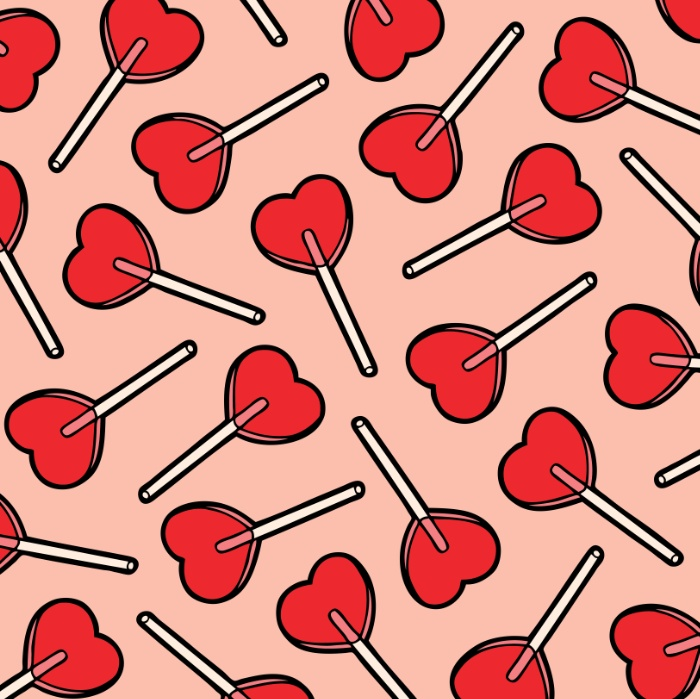
%> input picture samples/texture3.jpg, 700 x 699 px
$ octave image_quilting.m   (GNU Octave 9; MATLAB toolbox functions it lacks are replaced by stand-ins)
%> lines starting %> are read from the running program, lines starting %| are printed output that depends on the picture
### quilt_random.m
function outputTexture = quilt_random(sample, outsize, patchsize)
%> called with outsize = 700, patchsize = 150
%randomly samples square patches of size patchsize from sample in order to create an output image of size outsize.
%Start from the upper-left corner, and tile samples until the image is full.
%If the patches don't fit evenly into the output image, you can leave black borders at the edges.
%This is the simplest but least effective method. Save a result from a sample image to compare to the next two methods.

    [height, width, depth] = size(sample); %get the resolution of the sample texture image
%> height = 699; width = 700; depth = 3
    N = floor(outsize / patchsize);
    outputTexture = zeros(outsize, outsize, depth); %empty output texture to start with
    %outputTexture = zeros(patchsize, patchsize, 3);

    %%run a double for loop to fill the outputTexture canvas
    for i = 0 : 1: N
        for j = 0 : 1 : N
            %randomly select a patch from input texture
            %needs to select two values x, and y randomly as the most topleft pixel to
            %identify a unique patch (and remember x can't exceed the number of pixels veritically, which is
            %height, and height needs to minus size of patch. same for y, so y <= width - patchsize)
            x = randi(height - patchsize)-1;
            y = randi(width - patchsize)-1;
            %copy the patch over to the output texture canavs
            for a = 1 : 1 : patchsize
                for b = 1 : 1 :patchsize
%                     sample_value = zeros(3);
%                     sample_value = sample(x + a, y + b, :);
                    outputTexture(i*patchsize + a, j*patchsize + b, :) = sample(x + a, y + b, :);
                    %outputTexture(a, b, :) = sample(x + a, y + b, :);
                    %outputTexture(1,1,:) = sample(x+a, y+b, :);
                end
            end

        end
    end
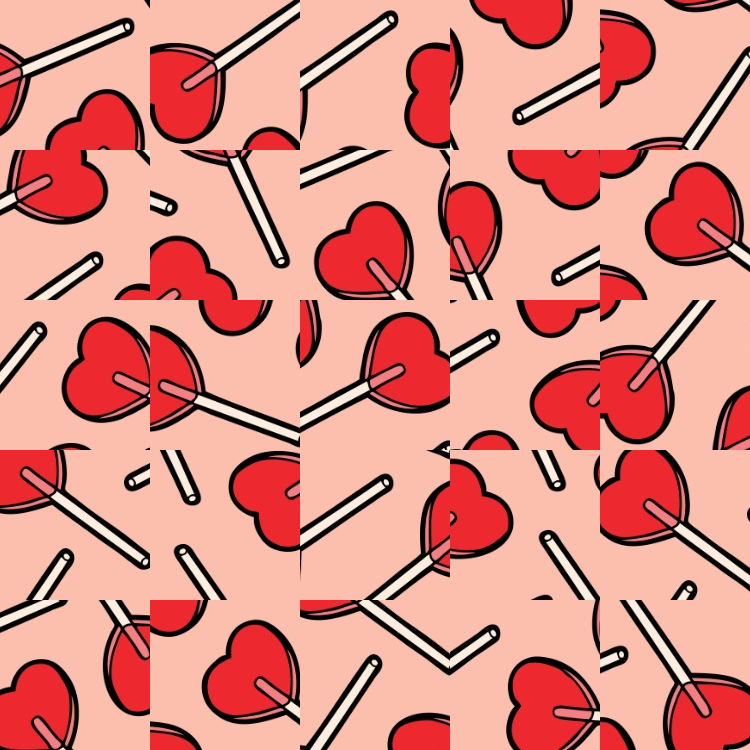
%> outputTexture: size 750x750x3 double; mean R, G, B 0.848, 0.539, 0.499
    %crop it to the output size
    outputTexture = outputTexture(1:outsize,1:outsize,:);
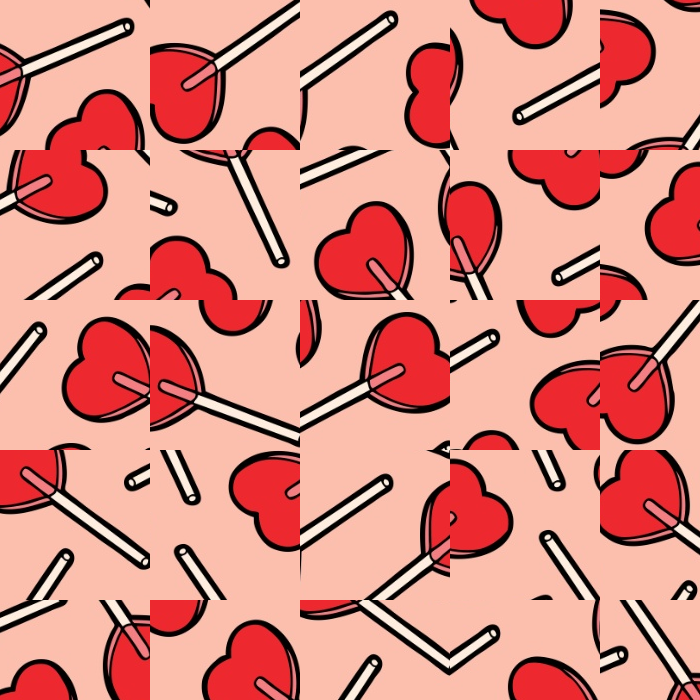
%> outputTexture: size 700x700x3 double; mean R, G, B 0.848, 0.542, 0.502

end

### image_quilting.m
clear; close all;


%why need to convert to double???? I get a white image if I don't, but
%why???rgb values are just integers, why need to convert to double??

inputTexture = im2single ( imread('./samples/texture3.jpg') );
figure(3), hold off, imshow(inputTexture);

output1 = quilt_random(inputTexture, 700, 150);
figure(4), hold off, imshow(output1);

%output2 = quilt_simple(inputTexture, 700, 91, 25, 0.2);
%figure(5), hold off, imshow(output2);

$ run again, with samples/texture1.jpg copied over samples/texture3.jpg
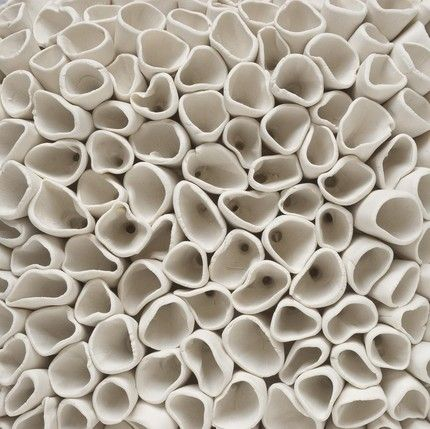
%> input picture samples/texture1.jpg, 430 x 429 px
%> after the loop in quilt_random, `for i = 0 : 1: N`:
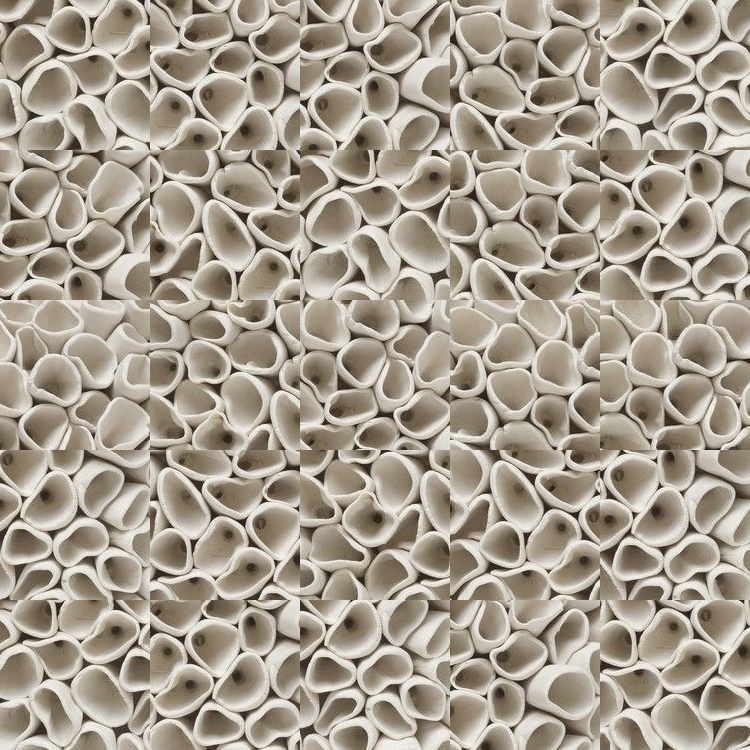
%> outputTexture: size 750x750x3 double; mean R, G, B 0.655, 0.618, 0.562
%> in quilt_random, `outputTexture = outputTexture(1:outsize,1:outsize,:);`:
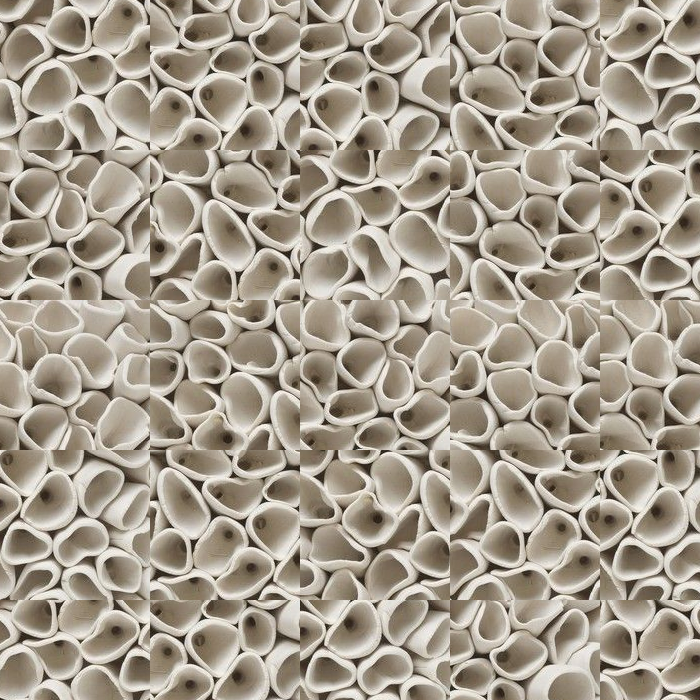
%> outputTexture: size 700x700x3 double; mean R, G, B 0.652, 0.614, 0.558

$ run again, with samples/texture2.jpg copied over samples/texture3.jpg
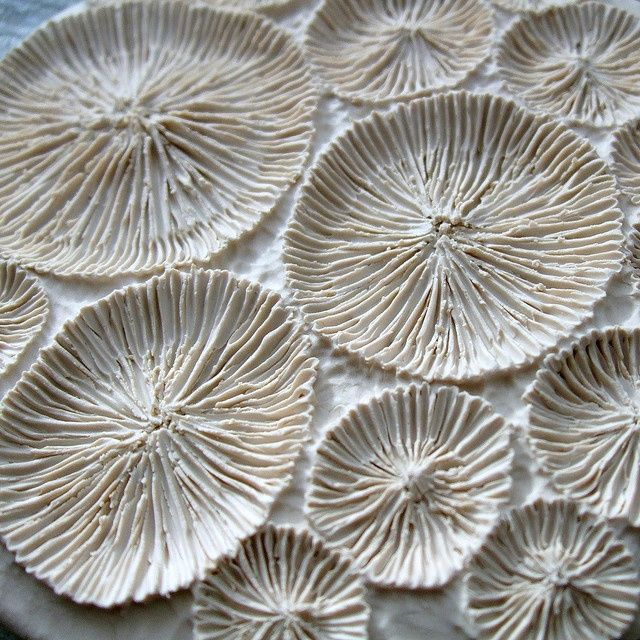
%> input picture samples/texture2.jpg, 640 x 640 px
%> after the loop in quilt_random, `for i = 0 : 1: N`:
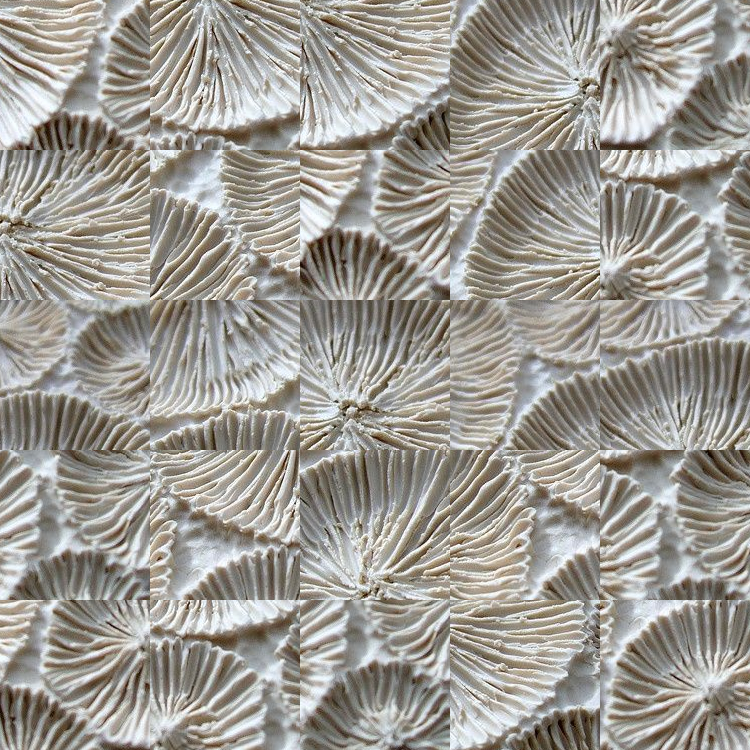
%> outputTexture: size 750x750x3 double; mean R, G, B 0.619, 0.605, 0.579
%> in quilt_random, `outputTexture = outputTexture(1:outsize,1:outsize,:);`:
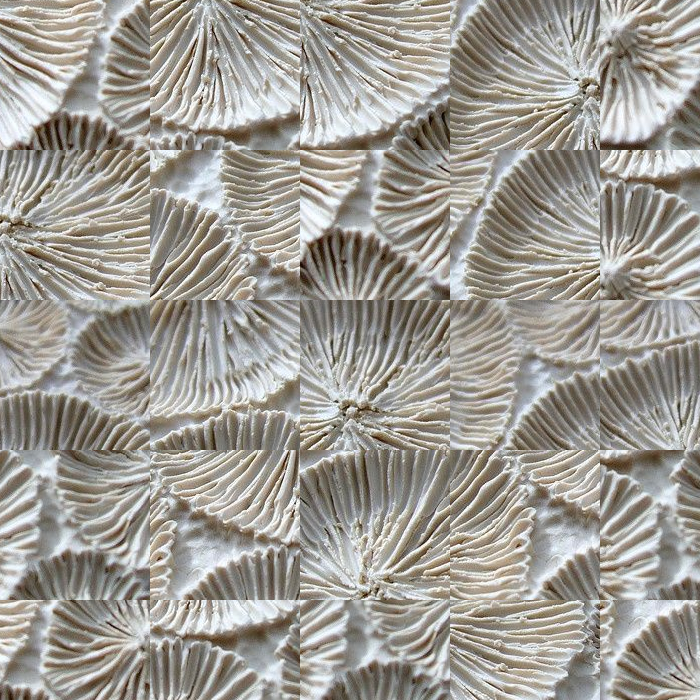
%> outputTexture: size 700x700x3 double; mean R, G, B 0.624, 0.61, 0.583

$ run again, with samples/texture4.jpg copied over samples/texture3.jpg
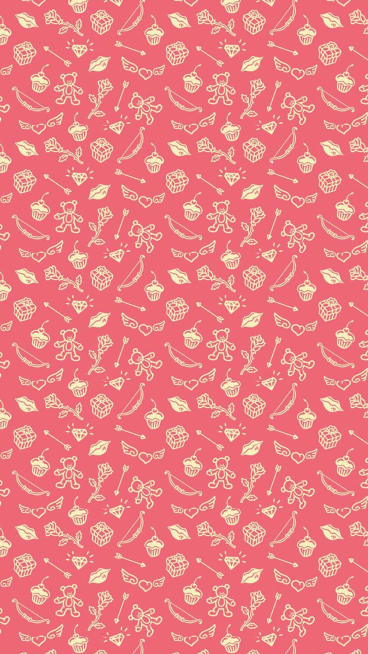
%> input picture samples/texture4.jpg, 736 x 1308 px (shown at 1/2 size)
%> after the loop in quilt_random, `for i = 0 : 1: N`:
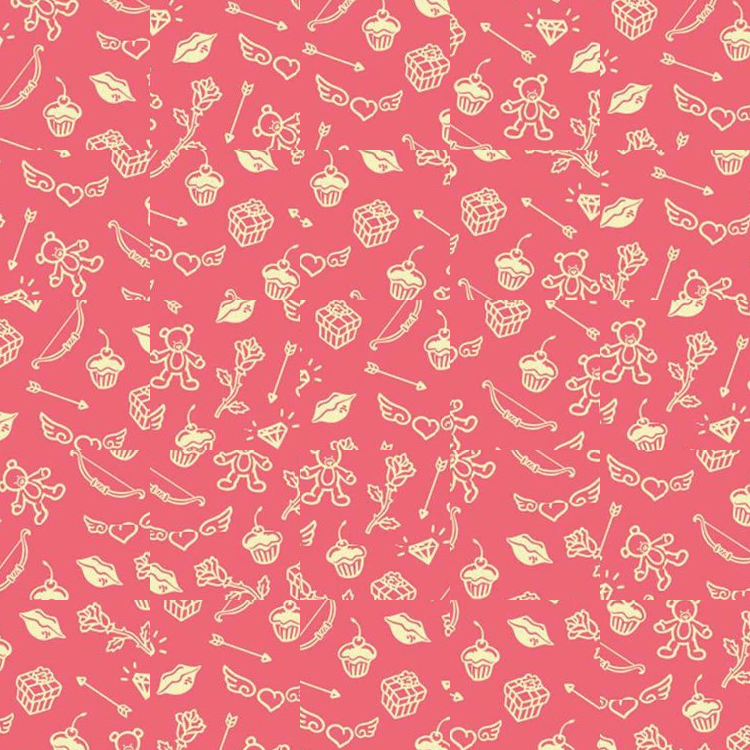
%> outputTexture: size 750x750x3 double; mean R, G, B 0.923, 0.496, 0.512
%> in quilt_random, `outputTexture = outputTexture(1:outsize,1:outsize,:);`:
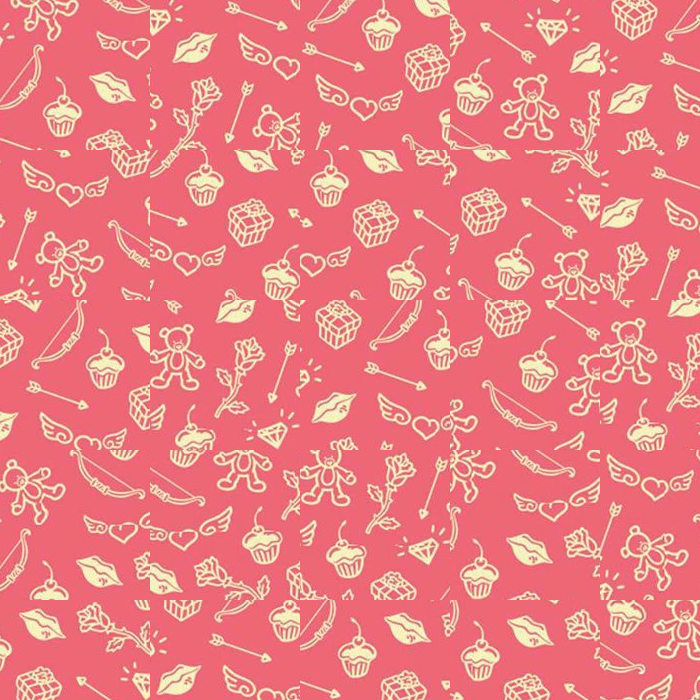
%> outputTexture: size 700x700x3 double; mean R, G, B 0.923, 0.497, 0.513
